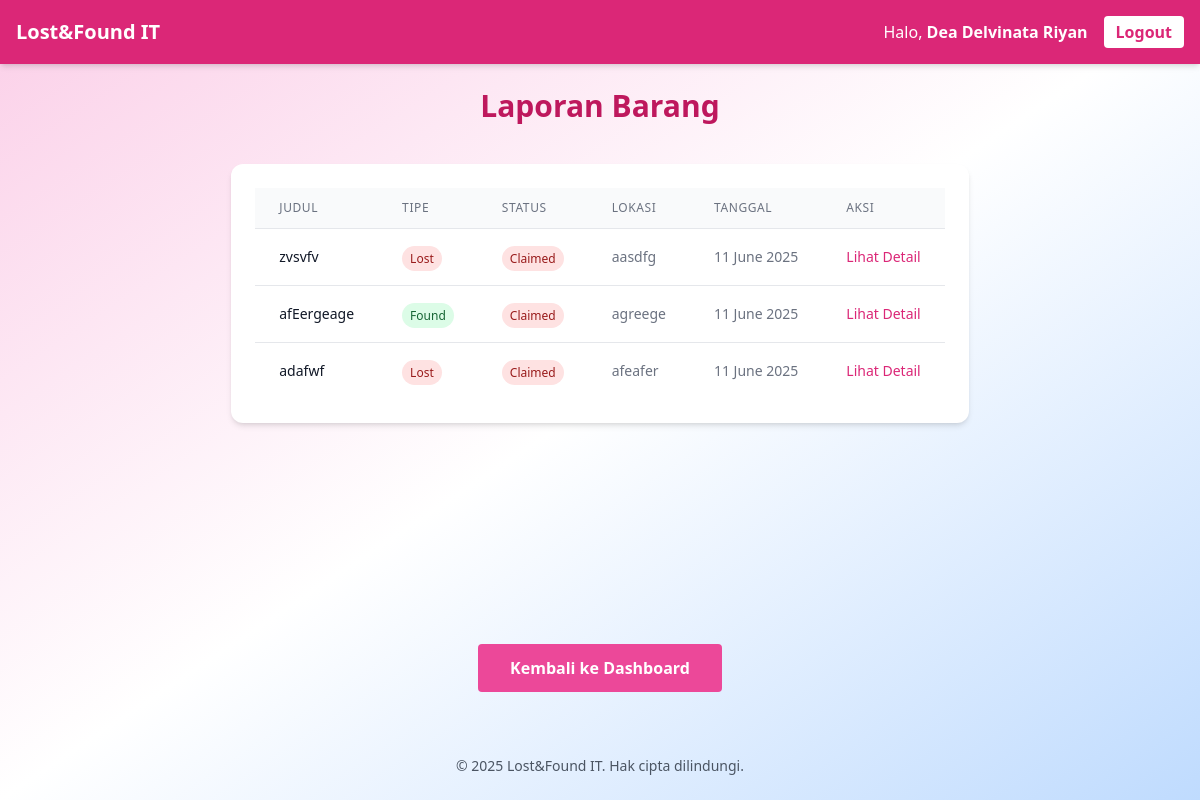
The app's page /laporan.php (signed in), older data.
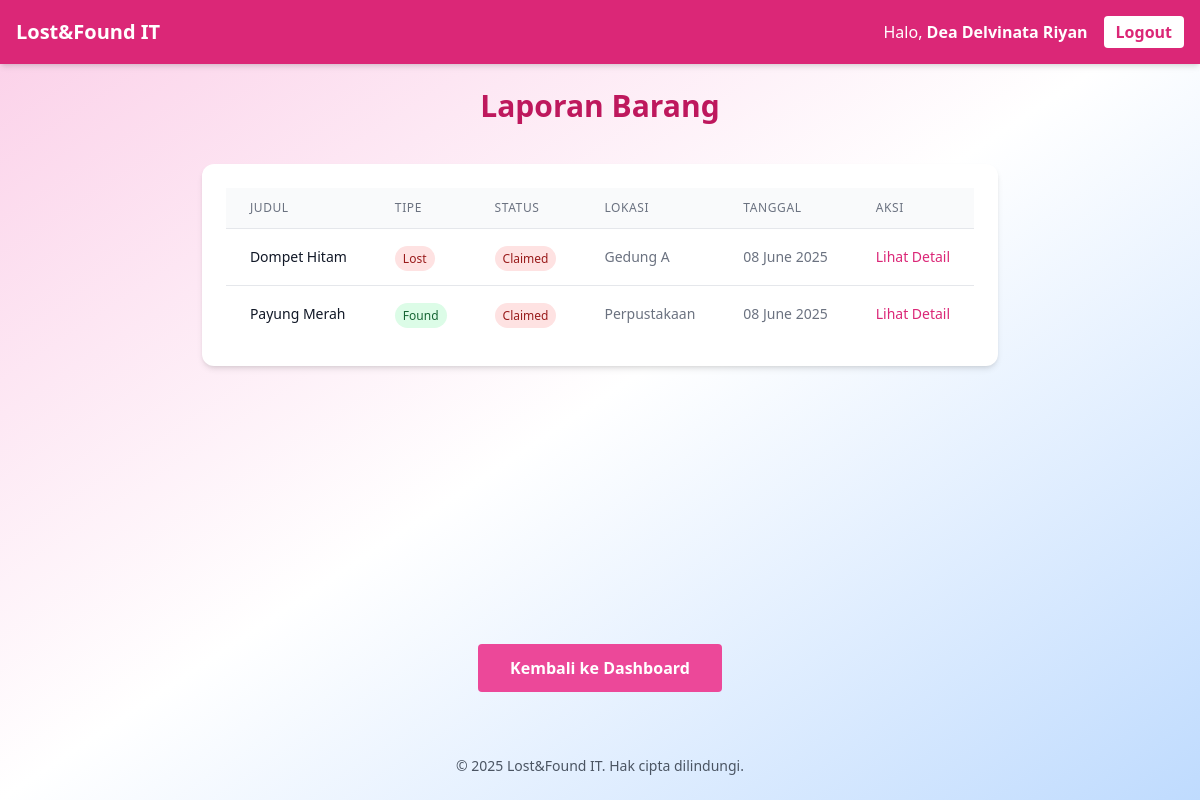
The same page, newer data.
### tables this page shows
CREATE TABLE `items` (
  `item_id` int(11) NOT NULL AUTO_INCREMENT,
  `user_id` int(11) NOT NULL,
  `title` varchar(100) NOT NULL,
  `description` text DEFAULT NULL,
  `type` enum('lost','found') NOT NULL,
  `photo` varchar(255) DEFAULT NULL,
  `location` varchar(100) DEFAULT NULL,
  `date_reported` date DEFAULT (CURRENT_DATE),
  `status` enum('available','claimed') DEFAULT 'available',
  PRIMARY KEY (`item_id`),
  KEY `user_id` (`user_id`),
  CONSTRAINT `items_ibfk_1` FOREIGN KEY (`user_id`) REFERENCES `users` (`user_id`)
);

### public/laporan.php (the view, shortened to what this page needs)
<?php
require_once '../includes/db.php';
try {
    $stmt = $pdo->query("
        SELECT
            i.item_id,
            i.title,
            i.description,
            i.location,
            i.type,
            i.date_reported,
            i.status,
            u.name as reporter_name
        FROM items i
        JOIN users u ON i.user_id = u.user_id
        ORDER BY i.date_reported DESC
    ");
    $items = $stmt->fetchAll();
} catch (Exception $e) {
    $error = "Gagal memuat data laporan.";
    $items = [];
}
?>
<!DOCTYPE html>
<html lang="en">
<head>
    <script src="https://cdn.tailwindcss.com"></script>
</head>
<body class="bg-gradient-to-br from-pink-200 via-white to-blue-200 min-h-screen flex flex-col">
    <?php include '../includes/header.php'; ?>
    <main class="flex-grow p-6 max-w-5xl mx-auto">
        <h2 class="text-3xl font-extrabold text-center text-pink-700 mb-10 animate-fade-in-up">Laporan Barang</h2>
        <div class="bg-white p-6 rounded-xl shadow-md">
            <?php if (empty($items)): ?>
                <p class="text-gray-500 text-center py-4">Belum ada laporan barang.</p>
            <?php else: ?>
                <div class="overflow-x-auto">
                    <table class="min-w-full divide-y divide-gray-200">
                        <thead class="bg-gray-50">
                            <tr>
                                <th class="px-6 py-3 text-left text-xs font-medium text-gray-500 uppercase tracking-wider">Judul</th>
                                <th class="px-6 py-3 text-left text-xs font-medium text-gray-500 uppercase tracking-wider">Tipe</th>
                                <th class="px-6 py-3 text-left text-xs font-medium text-gray-500 uppercase tracking-wider">Status</th>
                                <th class="px-6 py-3 text-left text-xs font-medium text-gray-500 uppercase tracking-wider">Lokasi</th>
                                <th class="px-6 py-3 text-left text-xs font-medium text-gray-500 uppercase tracking-wider">Tanggal</th>
                                <th class="px-6 py-3 text-left text-xs font-medium text-gray-500 uppercase tracking-wider">Aksi</th>
                            </tr>
                        </thead>
                        <tbody class="bg-white divide-y divide-gray-200">
                            <?php foreach ($items as $item): ?>
                                <tr class="hover:bg-gray-50">
                                    <td class="px-6 py-4 whitespace-nowrap">
                                        <div class="text-sm font-medium text-gray-900"><?= htmlspecialchars($item['title']) ?></div>
                                    </td>
                                    <td class="px-6 py-4 whitespace-nowrap">
                                        <span class="px-2 py-1 text-xs rounded-full <?= $item['type'] === 'lost' ? 'bg-red-100 text-red-800' : 'bg-green-100 text-green-800' ?>">
                                            <?= ucfirst($item['type']) ?>
                                        </span>
                                    </td>
                                    <td class="px-6 py-4 whitespace-nowrap">
                                        <span class="px-2 py-1 text-xs rounded-full <?= $item['status'] === 'available' ? 'bg-green-100 text-green-800' : 'bg-red-100 text-red-800' ?>">
                                            <?= ucfirst($item['status']) ?>
                                        </span>
                                    </td>
                                    <td class="px-6 py-4 whitespace-nowrap text-sm text-gray-500">
                                        <?= htmlspecialchars($item['location']) ?>
                                    </td>
                                    <td class="px-6 py-4 whitespace-nowrap text-sm text-gray-500">
                                        <?= date('d F Y', strtotime($item['date_reported'])) ?>
                                    </td>
                                    <td class="px-6 py-4 whitespace-nowrap text-sm font-medium">
                                        <a href="item_detail.php?id=<?= $item['item_id'] ?>"
                                           class="text-pink-600 hover:text-pink-900">Lihat Detail</a>
                                    </td>
                                </tr>
                            <?php endforeach; ?>
                        </tbody>
                    </table>
                </div>
            <?php endif; ?>
        </div>
    </main>
    <div class="w-full max-w-5xl mx-auto flex justify-center mt-6 mb-10">
        <a href="dashboard.php"
           class="bg-pink-500 hover:bg-pink-600 text-white font-bold py-3 px-8 rounded transition duration-200">
            Kembali ke Dashboard
        </a>
    </div>
    <?php include '../includes/footer.php'; ?>
</body>
</html>

### includes/header.php (shortened to what this page needs)
<?php
$userName = $_SESSION['name'] ?? '';
?>
<nav class="bg-pink-600 text-white p-4 flex justify-between items-center shadow-md">
    <h1 class="text-xl font-bold">Lost&Found IT</h1>
    <?php if (isset($_SESSION['user_id'])): ?>
        <div class="flex items-center space-x-4">
            <span>Halo, <strong><?= htmlspecialchars($userName) ?></strong></span>
            <a href="logout.php"
               class="bg-white text-pink-600 font-semibold px-3 py-1 rounded hover:bg-pink-100 transition"
               onclick="return confirm('Yakin ingin logout?')">
               Logout
            </a>
        </div>
    <?php endif; ?>
</nav>

### includes/footer.php
 <footer class="text-center text-sm text-gray-600 py-6">
    &copy; <?= date("Y") ?> Lost&Found IT. Hak cipta dilindungi.
</footer>

Row changes from the older to the newer data that the page shows:
removed items: title "zvsvfv", type "Lost", status "Claimed", location "aasdfg", date_reported "11 June 2025"
removed items: title "afEergeage", type "Found", status "Claimed", location "agreege", date_reported "11 June 2025"
removed items: title "adafwf", type "Lost", status "Claimed", location "afeafer", date_reported "11 June 2025"
added items: title "Dompet Hitam", type "Lost", status "Claimed", location "Gedung A", date_reported "08 June 2025"
added items: title "Payung Merah", type "Found", status "Claimed", location "Perpustakaan", date_reported "08 June 2025"
